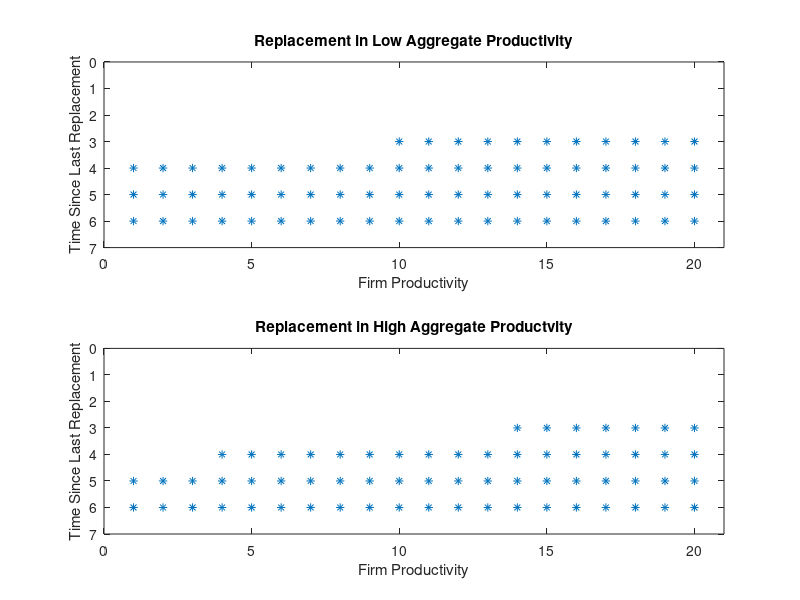
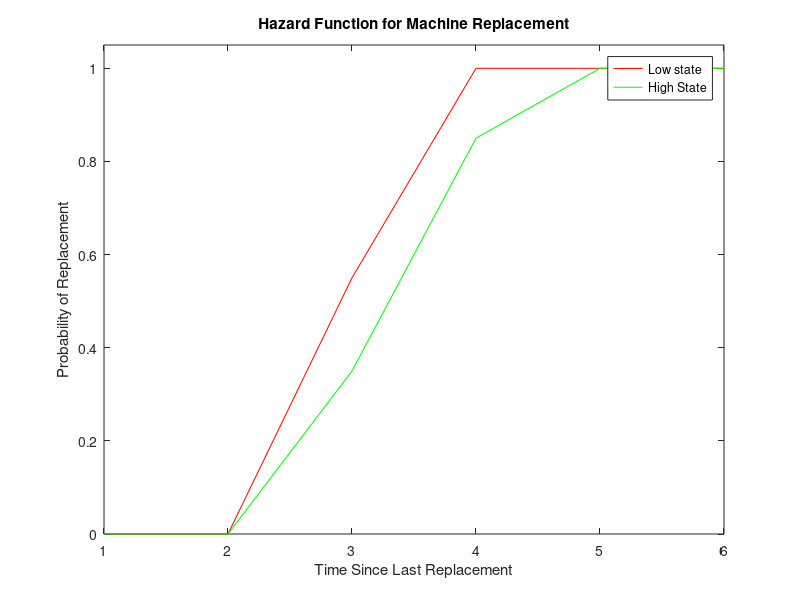
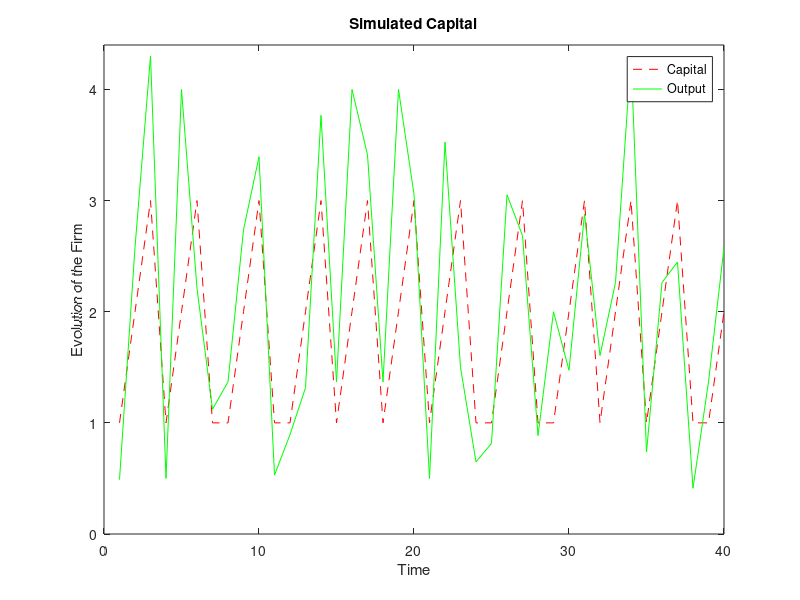
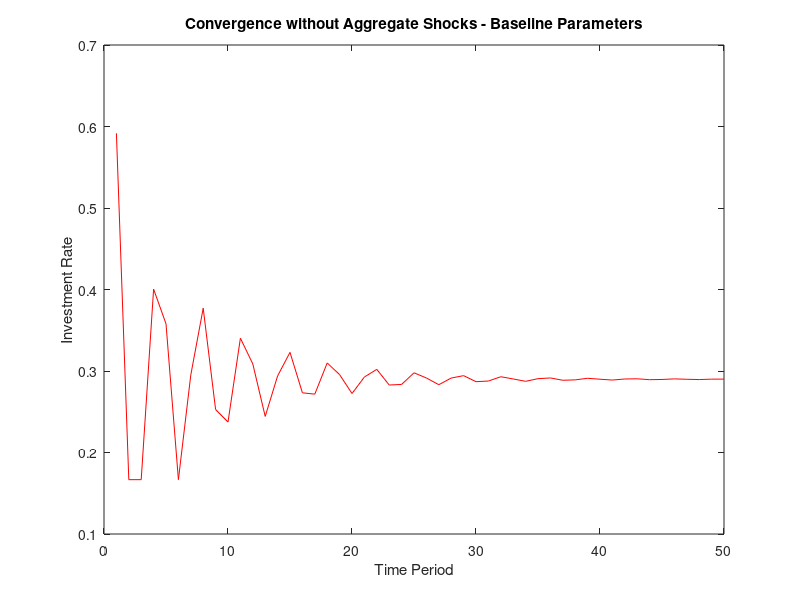

The MATLAB script that drew these images, in order: (Note: this script raises an error after producing the figures.)
%%% Cooper, R., Haltiwanger, J., and Power, L. (1999)
%%% Machine Replacement and the Business Cycle: Lumps and Bumps
%%% (Replication Assignment)

%% Setting up The Value Function:

% V(k,A,e) = max[V^r(k,A,e), V^n(k,A,e)]
% where V^n(k,A,e) = Aef(k) + BEV(pk,A',e')
% V^r(k,A,e) = Aef(k)lamda - F + BEV(1,A',e')

% Parameter Value Allocation:
AH = 1.25;
AL = 0.75;
A = [AH,AL];
delta = 0.1;
beta = 0.9;
mu = 1;
rho = 1-delta;
F = 0.2;
lambda = 0.75;
N = 20;
R = 6; 
P=[0.9,0.1;0.1,0.9];

% Epsilon Grid:
e_min = 0.4;
e_max = 1.6;

e = linspace(e_min,e_max,N)';

% Capital Stock:

k = [1, cumprod(rho*ones(1,R - 1))];


%% 1. Initialzing the objects:

% (a) Creating a Three Dimensional Array:
s = e*k;
rev = s*A(1);
rev(:,:,2)= s*A(2);

% (b), (c) and (d) 3D guess for the Value Functions:

V_R = ones(size(rev));  
V_N = zeros(size(rev));  
V0 = max(V_R,V_N);       
 
tol = 10^(-9);           

%% 2. Writing the Value Function Iteration Loop: 
dif=1;
count=0;
maxits=10^9;

tic
while dif>tol && count<maxits
    z0 = zeros(size(rev));  
    for i=1:2
        V_R(:,:,i)= rev(:,:,i)*lambda -F + beta*(P(i,1)*repmat(V0(:,1,1),1,R)+P(i,2)*repmat(V0(:,1,2),1,R));
        for j=1:R-1
            V_N(:,j,i)= rev(:,j,i)+beta*(P(i,1)*V0(:,j+1,1)+P(i,2)*V0(:,j+1,2));
        end
    end
    V1 = max(V_R,V_N);
    z0(V1==V_R)=1;
    dif=max(max(max(abs(V1-V0))));
    count=count+1;
    V0=V1;
end
toc

%% 3. Examination of the Policy Function:

R_new = 7;

k1 = [1, cumprod(rho*ones(1,R_new - 1))];

% (a) Creating a Three Dimensional Array:           

s1 = e*k1;
rev1 = s1*A(1);
rev1(:,:,2)= s1*A(2);

% (b), (c) and (d) Three Dimensional Guess for the Value Functions:

V_R1 = ones(size(rev1));  
V_N1 = zeros(size(rev1));  
V00 = max(V_R1,V_N1);       
 
tol = 10^(-9);           


dif=1;
count=0;
maxits=10^9;

tic
while dif>tol && count<maxits
    z01 = zeros(size(rev1));  
    for i=1:2
        V_R1(:,:,i)= rev1(:,:,i)*lambda -F + beta*(P(i,1)*repmat(V00(:,1,1),1,R_new)+P(i,2)*repmat(V00(:,1,2),1,R_new));
        for j=1:R_new-1
            V_N1(:,j,i)= rev1(:,j,i)+beta*(P(i,1)*V00(:,j+1,1)+P(i,2)*V00(:,j+1,2));
        end
    end
    V11 = max(V_R1,V_N1);
    z01(V11==V_R1)=1;
    dif=max(max(max(abs(V11-V00))));
    count=count+1;
    V00=V11;
end
toc

%% 4. Plotting the Policy Function Using a "spy" Plot:

figure(1)
subplot(2,1,1)
spy(z0(:,:,1)')
xlabel('Firm Productivity')
ylabel('Time Since Last Replacement')
title('Replacement in Low Aggregate Productivity')

subplot(2,1,2)
spy(z0(:,:,2)')
xlabel('Firm Productivity')
ylabel('Time Since Last Replacement')
title('Replacement in High Aggregate Productvity')

% It can be inferred from the policy function that when the capital becomes obselete/ fully depreciated (reaches
% the cutoff), firms engage in investment for capital replacement and more inclined towards
% investing when the vintage of capital is older than 5 years. 
% Therefore, firms exhibits higher inclination to invest in high aggregate productivity
% state than low aggregagate productivity state in a scenario of high
% idiosycratic risk. (Drawing from the results in Cooper, R., Haltiwanger, J., and Power, L. (1999)

%% 5. Plotting the Hazard Function of Capital Replacement:

H = zeros(R,2);

for i=1:2
    for j=1:R
        H(j,i)=sum(z0(:,j,i))/N;
    end
end

time = 1:R ;

figure(2)
plot(time,H(:,1), 'r',time,H(:,2),'g')
title('Hazard Function for Machine Replacement')
xlabel('Time Since Last Replacement')
ylabel('Probability of Replacement')
legend('Low state','High State','Location','Best')
xlim([1 R])
ylim([0 1.05])

%% 6. Simuulating a Time Series and Plotting the Sample Paths:

ts=40;
T=160;
Time=(1:ts);
E=randi(N,1,ts);
esim=e(E);

AT=zeros(1,T);
AT(1)=2;





rand_num = rand;
if rand_num <= P(2)
    AT(i) = 2; 
else
    AT(i) = 1; 
end

AT = max(1, min(AT, numel(A)));

Asim=A(AT);

Y=zeros(1,ts);
K=zeros(1,ts+1);
K(1)=1;
sim_K=zeros(1,ts+1);
sim_K(1)=1;

for i=1:ts
    simoutput(i)=K(K(i))*Asim(i)*esim(i)*(1-z0(E(i),K(i),AT(i)))+z0(E(i),K(i),AT(i))*(lambda*K(K(i))*Asim(i)*esim(i)-F);
    if z0(E(i),K(i),AT(i))==1
        K(i+1)=1;
        sim_K(i+1)=K(K(i+1));
    else
        K(i+1)=K(i)+1;
        sim_K(i+1)=K(K(i+1));
    end
end

figure(3)
plot(Time,sim_K(1:ts),'r--',Time,simoutput,'g-')
title('Simulated Capital')
xlabel('Time')
ylabel('Evolution of the Firm')
ylim([0 max(simoutput)+0.1])
legend('Capital','Output','location','Best')


%% 7. Replicating Figure 3 in the Paper (Assuming that A is Fixed):

tt=50;
n=6;                     
ir=zeros(tt,1);
w=zeros(N,tt+1);
w(:,1)=ones(N,1);        
A_index=1;               

for i=1:tt
    for j=1:n
    ir(i)=ir(i)+H(j,A_index)*w(j,i);
    end
    w(1,i+1)=ir(i);
    for j=2:n
        w(j,i+1)=(1-H(j-1,A_index))*w(j-1,i);
    end
end

ir=ir/n;

figure(4)
plot(1:tt,ir,'red')
title('Convergence without Aggregate Shocks - Baseline Parameters')
xlabel('Time Period')
ylabel('Investment Rate')

%% 8. Following the Markov Process to Replicate Figure 4 in the Paper:

ir2=zeros(T-1,1);
w1=zeros(n,T);
w1(:,1)=ones(n,1); 

for i=1:T-1
    for j=1:n
    ir2(i)=ir2(i)+H(j, AT(i))*w1(j,i);
    end
    w1(1,i+1)=ir2(i);
    for j=2:n
        w1(j,i+1)=(1-H(j-1,AT(i)))*w1(j-1,i);
    end
end

ir2=ir2/n;

figure(5)
[y,line1,line2]=plotyy(1:T-1,ir2,1:T,Asim);
line1.Color = 'red'; 
line2.Color = 'green';
ylabel(y(1),'Investment Rate',Color="blue")
ylabel(y(2),'Aggregate State',Color="blue")
xlabel('period','FontWeight','bold')
line2.LineStyle=':';
line2.Marker='*';
title('Aggregate Investment Fluctuations - Baseline Simulation')

%% 9. Comment on the Implications (From Figure 3 and 4 From the Paper):

% Figures 4 and 5 depicts the dynamic patterns of aggregate investment levels 
% as they evolve across various stages of capital distribution, free of
% aggregate uncertainty. 

% Furthermore, the transition from low to high productivity states brings  
% about situations of a sharp increase in investments activities. 
% These fluctuations is depicted by Figures 4 and 5, indicating a situation
% where firms engage in lumpy investments to replace obselete capital vintages.